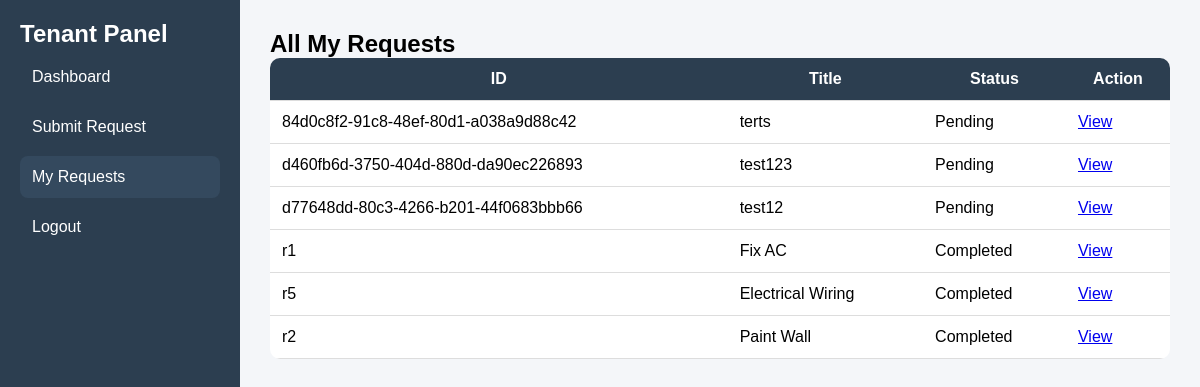
The app's page /tenant/requests (signed in), older data.
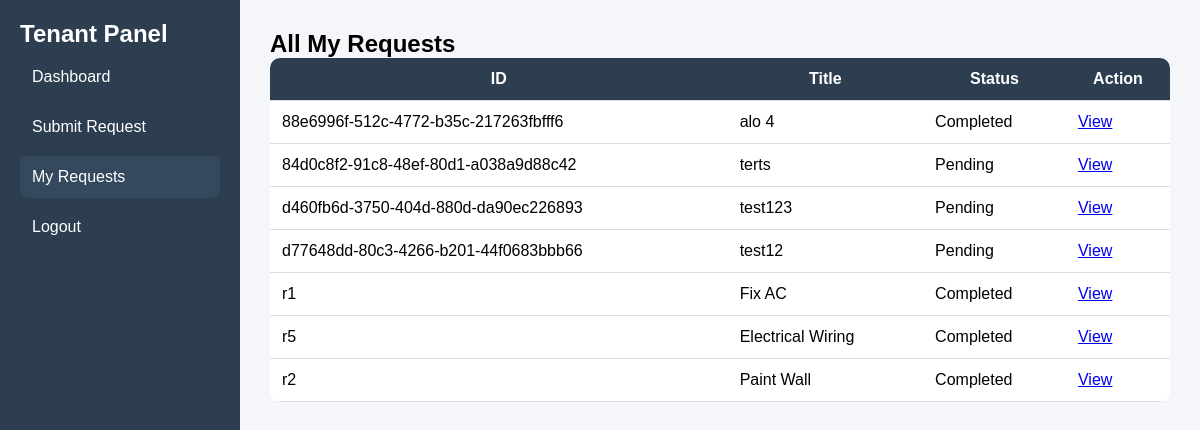
The same page, newer data.
### tables this page shows
CREATE TABLE requests (
        id TEXT PRIMARY KEY,
        title TEXT,
        description TEXT,
        status TEXT,
        assigned_to TEXT,
        date TEXT,
        user_id TEXT,
        FOREIGN KEY(user_id) REFERENCES users(id),
        FOREIGN KEY(assigned_to) REFERENCES users(id)
    );

### app.py (the view)
@app.route('/tenant/requests')
@Role_Authentication(["tenant"])
def tenant_all_requests():
    tenant_id = session.get('User_id')
    conn = get_db_connection()
    all_requests = conn.execute(
        "SELECT id, title, status, date FROM requests WHERE user_id = ? ORDER BY date DESC", (tenant_id,)
    ).fetchall()
    conn.close()
    return render_template('tenant_all_requests.html', requests=all_requests, role=session.get('role'))

### app.py (called while the page is built)
def get_db_connection():
    conn = sqlite3.connect(DB_NAME)
    conn.row_factory = sqlite3.Row
    return conn

def Role_Authentication(allowed_roles):
    def decorator(f):
        @wraps(f)
        def decorated_function(*args, **Kwargs):
            if 'role' not in session:
                flash('Access denied. Please log in.')
                return redirect(url_for("login"))
            if session['role'] not in allowed_roles:
                flash('Access denied. Insufficient privileges.')
                return redirect(url_for("dashboard"))
            return f(*args, **Kwargs)
        return decorated_function
    return decorator

### templates/tenant_all_requests.html (shortened to what this page needs)
<!DOCTYPE html>
<html lang="en">
<head>
</head>
<body>
<div class="sidebar">
    <h2>Tenant Panel</h2>
    <a href="{{ url_for('tenant_dashboard') }}">Dashboard</a>
    <a href="{{ url_for('submit_request') }}">Submit Request</a>
    <a href="{{ url_for('tenant_all_requests') }}" class="active">My Requests</a>
    <a href="{{ url_for('logout') }}">Logout</a>
</div>
<div class="main">
<h2>All My Requests</h2>
<table>
<thead>
<tr>
<th>ID</th><th>Title</th><th>Status</th><th>Action</th>
</tr>
</thead>
<tbody>
{% for req in requests %}
<tr>
<td>{{ req.id }}</td>
<td>{{ req.title }}</td>
<td>{{ req.status }}</td>
<td><a href="{{ url_for('view_single_request', req_id=req.id) }}">View</a></td>
</tr>
{% endfor %}
</tbody>
</table>
</div>
</body>
</html>

### templates/tenant_all_requests.html (style rules this page uses)
* { margin:0;padding:0;box-sizing:border-box }
body { font-family:Arial,sans-serif;display:flex;background:#f4f6f9;min-height:100vh }
.sidebar { width:240px;background:#2c3e50;color:#fff;padding:20px }
.sidebar a { color:#fff;text-decoration:none;display:block;padding:12px;border-radius:8px;margin:8px 0 }
.sidebar a:hover,.active { background:#34495e }
.main { flex:1;padding:30px }
table { width:100%;background:#fff;border-collapse:collapse;border-radius:10px;overflow:hidden }
th,td { padding:12px;border-bottom:1px solid #ddd }
th { background:#2c3e50;color:#fff }

Row changes from the older to the newer data that the page shows:
added requests: id "88e6996f-512c-4772-b35c-217263fbfff6", title "alo 4", status "Completed"
